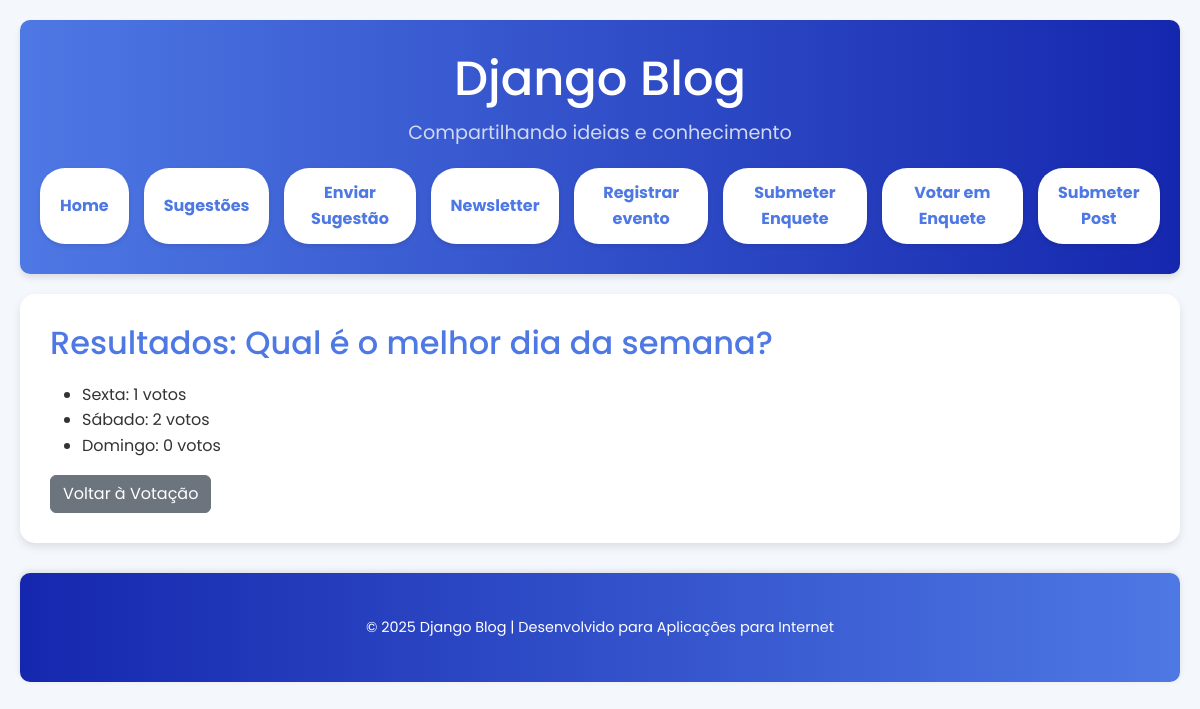
Before: /poll-results/1/ with the older database file.
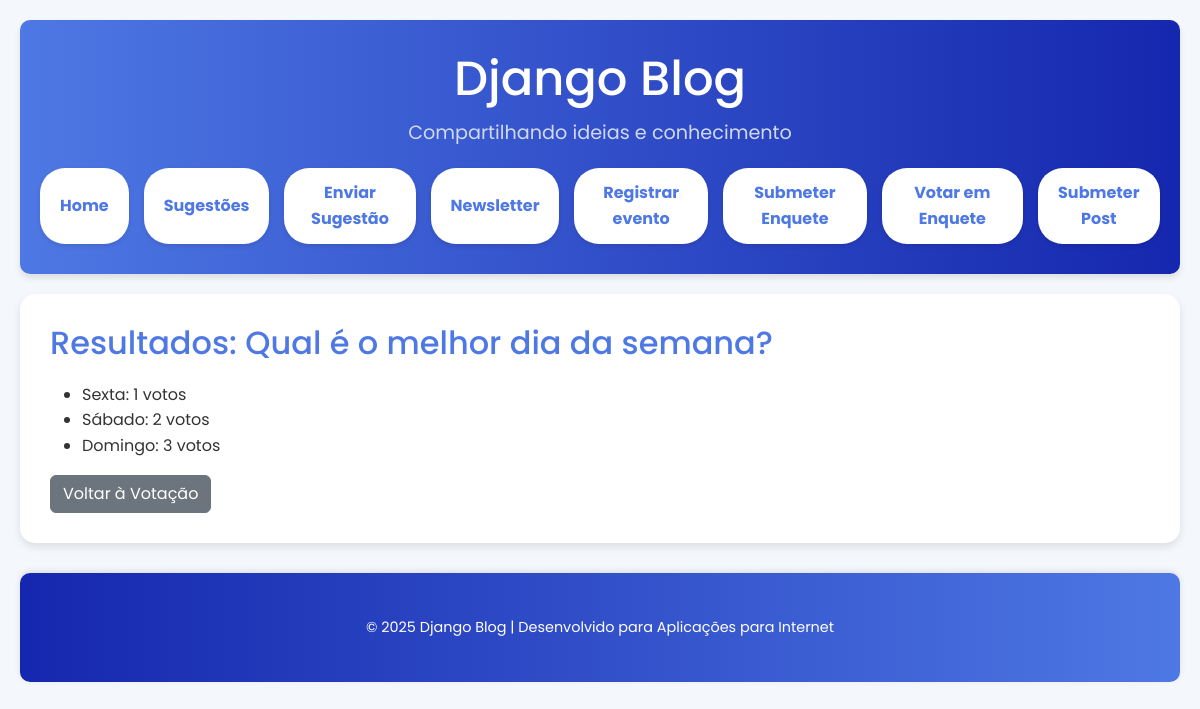
After: the same page with the newer database file.
### blog/models.py (models this page shows, shortened)
class VotePoll(models.Model):
    question = models.CharField(max_length=200)
    option_one = models.CharField(max_length=100)
    option_two = models.CharField(max_length=100)
    option_three = models.CharField(max_length=100, blank=True, null=True)
    votes_option_one = models.IntegerField(default=0)
    votes_option_two = models.IntegerField(default=0)
    votes_option_three = models.IntegerField(default=0)

### blog/views.py (the view)
# urls.py: path("poll-results/<int:poll_id>/", views.poll_results, name="poll_results"),
def poll_results(request, poll_id):
    poll = get_object_or_404(VotePoll, id=poll_id)
    return render(request, "blog/poll_results.html", {"poll": poll})

### blog/templates/blog/poll_results.html
{% extends "base.html" %}
{% block page_title %}
    <h2>Resultados: {{ poll.question }}</h2>
{% endblock page_title %}
{% block page_content %}
    <ul>
        <li>{{ poll.option_one }}: {{ poll.votes_option_one }} votos</li>
        <li>{{ poll.option_two }}: {{ poll.votes_option_two }} votos</li>
        {% if poll.option_three %}
        <li>{{ poll.option_three }}: {{ poll.votes_option_three }} votos</li>
        {% endif %}
    </ul>
    <a href="{% url 'vote_poll' poll.id %}" class="btn btn-secondary">Voltar à Votação</a>
{% endblock page_content %}

Changed rows visible on the page:
changed VotePoll "Qual é o melhor dia da semana?": votes_option_three "0" → "3"
